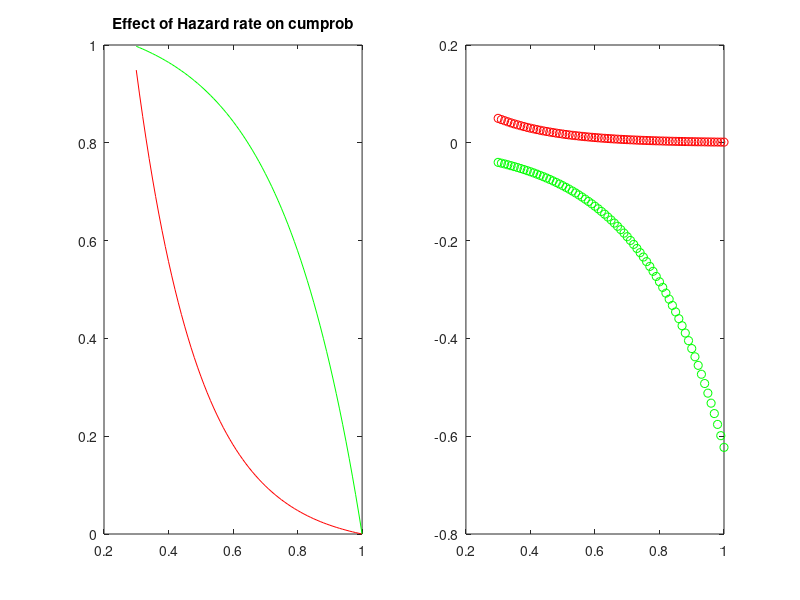

This chart was generated by the following MATLAB code:

close all;

minner = 0.3;
maxxer = 1;
%hzd = 0.001;
hzd = [0.05 -0.04];
%hzd = [0.1 0.3 0.5 0.7];

% Higher values lead to quicker rising functions
%    (sharper cutoffs for cumprob) exponential

if minner > maxxer,
    maxxer = minner;
end;
 vpds       = minner:0.01:maxxer;
% prob       = hzd(for_dots)*((1-hzd(for_dots)).^(0:length(vpds)-1));
% cumprob    = cumsum(prob/sum(prob));
%vl         = 1:100;

% for i=1:100, ...
%         vl(i) = vpds(min(find(rand(1)<=cumprob)));
% end;

%magic_num = hzd .* (1-hzd)

figure;
subplot(1,2,1);
colours = 'rgbk';
for c = 1:length(hzd)
    prob = (hzd(c)*((1-hzd(c)).^(0:length(vpds)-1)));
    cumprob = 1-cumsum(prob/sum(prob));
    plot(vpds, cumprob, colours(c));
    hold on;
    ['magic num for ' num2str(hzd(c)) ' = ' num2str(hzd(c) * (1-hzd(c)))]
end;
title('Effect of Hazard rate on cumprob');
hold off;
%        plot(vpds, cumprob);

subplot(1,2,2);
for c = 1:length(hzd)
    prob = hzd(c)*((1-hzd(c)).^(0:length(vpds)-1));
    cumprob = cumsum(prob/sum(prob));
%     for i=1:100, ...
%             vl(i) = vpds(min(find(rand(1)<=cumprob)));
%     end;

%     plot(1:length(vl), vl, ['o' colours(c)]);
plot(vpds, prob, [ 'o' colours(c)]);
    hold on;
end;
